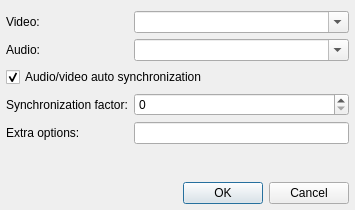
<?xml version="1.0" encoding="UTF-8"?>
<ui version="4.0">
 <class>SettingsDialog</class>
 <widget class="QDialog" name="SettingsDialog">
  <property name="geometry">
   <rect>
    <x>0</x>
    <y>0</y>
    <width>355</width>
    <height>210</height>
   </rect>
  </property>
  <property name="windowTitle">
   <string>MPlayer Settings</string>
  </property>
  <layout class="QVBoxLayout" name="verticalLayout">
   <property name="leftMargin">
    <number>6</number>
   </property>
   <property name="rightMargin">
    <number>6</number>
   </property>
   <property name="bottomMargin">
    <number>6</number>
   </property>
   <item>
    <layout class="QFormLayout" name="formLayout">
     <property name="fieldGrowthPolicy">
      <enum>QFormLayout::AllNonFixedFieldsGrow</enum>
     </property>
     <item row="0" column="0">
      <widget class="QLabel" name="label">
       <property name="text">
        <string>Video:</string>
       </property>
      </widget>
     </item>
     <item row="0" column="1">
      <widget class="QComboBox" name="videoComboBox">
       <property name="editable">
        <bool>true</bool>
       </property>
      </widget>
     </item>
     <item row="1" column="0">
      <widget class="QLabel" name="label_2">
       <property name="text">
        <string>Audio:</string>
       </property>
      </widget>
     </item>
     <item row="1" column="1">
      <widget class="QComboBox" name="audioComboBox">
       <property name="editable">
        <bool>true</bool>
       </property>
      </widget>
     </item>
     <item row="2" column="0" colspan="2">
      <widget class="QCheckBox" name="autoSyncCheckBox">
       <property name="text">
        <string>Audio/video auto synchronization</string>
       </property>
       <property name="checked">
        <bool>true</bool>
       </property>
      </widget>
     </item>
     <item row="3" column="0">
      <widget class="QLabel" name="label_3">
       <property name="text">
        <string>Synchronization factor:</string>
       </property>
      </widget>
     </item>
     <item row="3" column="1">
      <widget class="QSpinBox" name="syncFactorSpinBox">
       <property name="minimum">
        <number>0</number>
       </property>
       <property name="maximum">
        <number>999</number>
       </property>
      </widget>
     </item>
     <item row="4" column="0">
      <widget class="QLabel" name="label_4">
       <property name="text">
        <string>Extra options:</string>
       </property>
      </widget>
     </item>
     <item row="4" column="1">
      <widget class="QLineEdit" name="cmdOptionsLineEdit">
       <property name="toolTip">
        <string>Extra command line options</string>
       </property>
      </widget>
     </item>
    </layout>
   </item>
   <item>
    <widget class="QDialogButtonBox" name="buttonBox">
     <property name="standardButtons">
      <set>QDialogButtonBox::Cancel|QDialogButtonBox::Ok</set>
     </property>
    </widget>
   </item>
  </layout>
 </widget>
 <resources/>
 <connections>
  <connection>
   <sender>buttonBox</sender>
   <signal>accepted()</signal>
   <receiver>SettingsDialog</receiver>
   <slot>accept()</slot>
   <hints>
    <hint type="sourcelabel">
     <x>205</x>
     <y>136</y>
    </hint>
    <hint type="destinationlabel">
     <x>20</x>
     <y>76</y>
    </hint>
   </hints>
  </connection>
  <connection>
   <sender>buttonBox</sender>
   <signal>rejected()</signal>
   <receiver>SettingsDialog</receiver>
   <slot>reject()</slot>
   <hints>
    <hint type="sourcelabel">
     <x>208</x>
     <y>136</y>
    </hint>
    <hint type="destinationlabel">
     <x>40</x>
     <y>81</y>
    </hint>
   </hints>
  </connection>
  <connection>
   <sender>autoSyncCheckBox</sender>
   <signal>toggled(bool)</signal>
   <receiver>syncFactorSpinBox</receiver>
   <slot>setEnabled(bool)</slot>
   <hints>
    <hint type="sourcelabel">
     <x>216</x>
     <y>67</y>
    </hint>
    <hint type="destinationlabel">
     <x>237</x>
     <y>96</y>
    </hint>
   </hints>
  </connection>
 </connections>
</ui>
